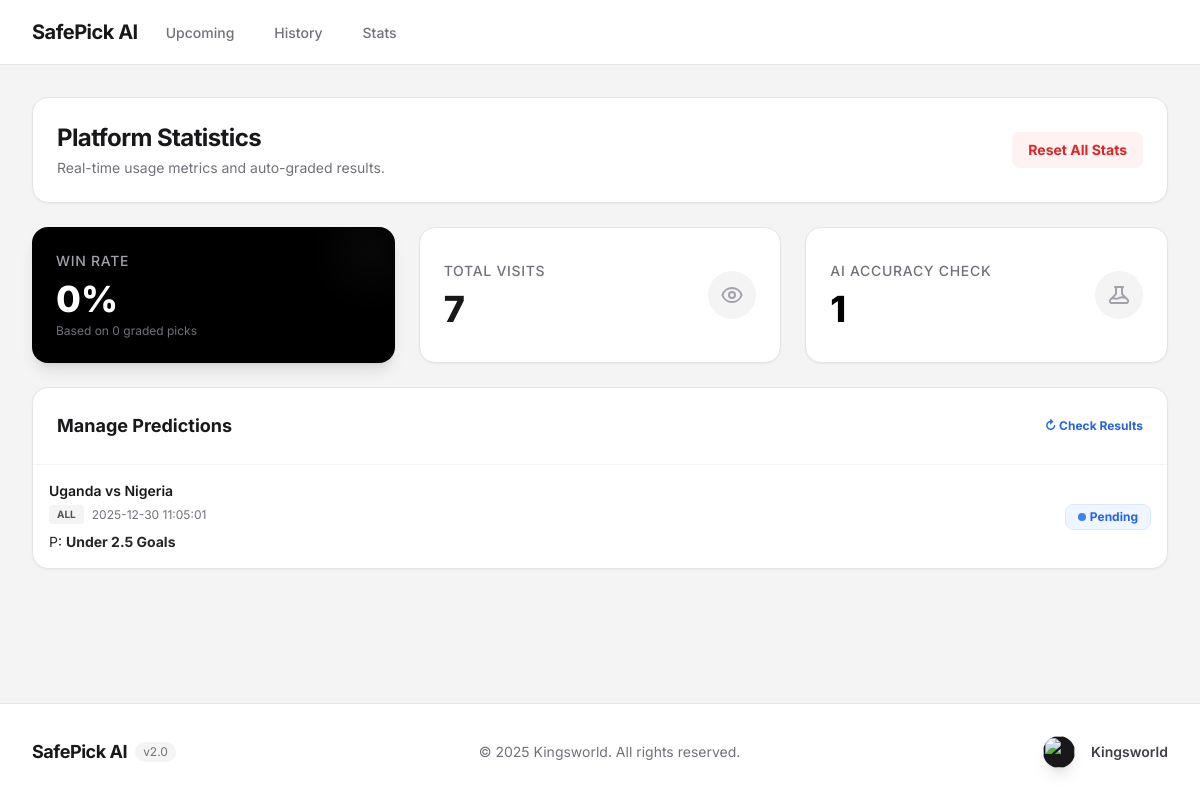
Before: /sports/stats with the older database file.
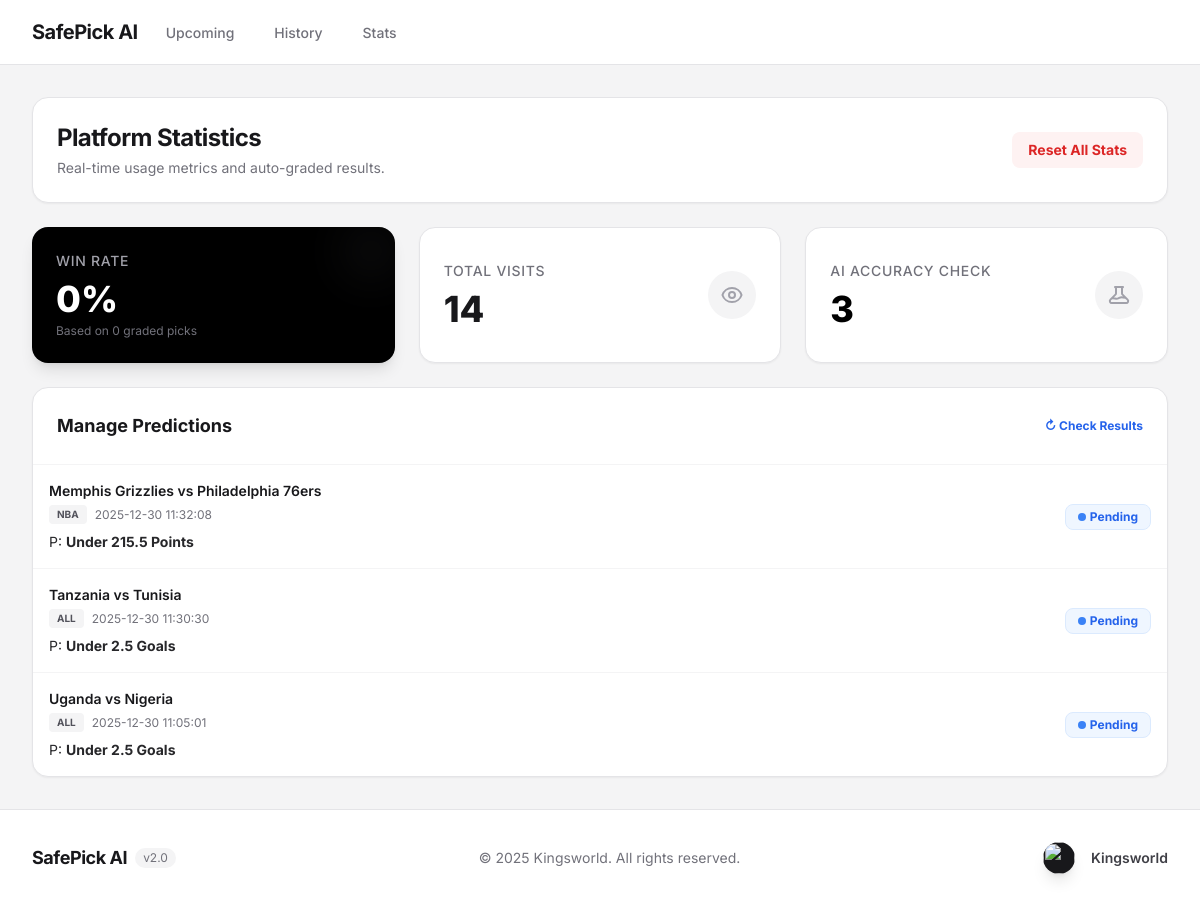
After: the same page with the newer database file.
### tables this page shows
CREATE TABLE predictions (
                id INTEGER PRIMARY KEY AUTOINCREMENT,
                match_id TEXT,
                home_team TEXT,
                away_team TEXT,
                league TEXT,
                prediction_json TEXT,
                created_at TIMESTAMP DEFAULT CURRENT_TIMESTAMP
            , result TEXT);

### routes/sports.py (the view)
@sports_bp.route('/stats')
def stats():
    stats_data = db_service.get_stats()
    recent_predictions = db_service.get_recent_predictions(limit=50)
    return render_template('stats.html', stats=stats_data, predictions=recent_predictions)

### services/database_service.py (called while the page is built)
    def _get_connection(self):
        return sqlite3.connect(self.DB_NAME)

    def get_recent_predictions(self, limit=10):
        try:
            conn = self._get_connection()
            cursor = conn.cursor()
            cursor.execute('SELECT * FROM predictions ORDER BY created_at DESC LIMIT ?', (limit,))
            columns = [col[0] for col in cursor.description]
            predictions = []
            for row in cursor.fetchall():
                pred = dict(zip(columns, row))
                if pred.get('prediction_json'):
                    try:
                        pred['prediction_data'] = json.loads(pred['prediction_json'])
                    except:
                        pred['prediction_data'] = {}
                predictions.append(pred)
            conn.close()
            return predictions
        except Exception as e:
            print(f"DB Error fetching recent predictions: {e}")
            return []

### templates/stats.html (shortened to what this page needs)
{% extends "sports_layout.html" %}
{% block content %}
<div class="space-y-6">
    <div class="bg-white p-6 rounded-2xl shadow-sm border border-zinc-200 flex justify-between items-center">
        <div>
            <h1 class="text-2xl font-bold tracking-tight text-zinc-900">Platform Statistics</h1>
            <p class="text-zinc-500 text-sm mt-1">Real-time usage metrics and auto-graded results.</p>
        </div>
        <button onclick="resetStats()"
            class="px-4 py-2 bg-red-50 text-red-600 text-sm font-bold rounded-lg hover:bg-red-100 transition-colors">
            Reset All Stats
        </button>
    </div>
    <div class="grid grid-cols-1 md:grid-cols-3 gap-6">
        <div class="bg-black text-white p-6 rounded-2xl shadow-lg relative overflow-hidden">
            <div class="absolute top-0 right-0 -mt-2 -mr-2 w-16 h-16 bg-zinc-800 rounded-full opacity-30 blur-xl"></div>
            <div>
                <p class="text-sm font-medium text-zinc-400 uppercase tracking-wider">Win Rate</p>
                <div class="mt-2 text-4xl font-extrabold">{{ stats.get('win_rate', 0) }}%</div>
                <p class="text-xs text-zinc-500 mt-1">Based on {{ stats.get('total_graded', 0) }} graded picks</p>
            </div>
        </div>
        <div class="bg-white p-6 rounded-2xl shadow-sm border border-zinc-200 flex items-center justify-between">
            <div>
                <p class="text-sm font-medium text-zinc-500 uppercase tracking-wider">Total Visits</p>
                <div class="mt-2 text-4xl font-extrabold text-zinc-900">{{ stats.get('total_visits', 0) }}</div>
            </div>
            <div class="w-12 h-12 bg-zinc-100 rounded-full flex items-center justify-center text-zinc-400">
            </div>
        </div>
        <div class="bg-white p-6 rounded-2xl shadow-sm border border-zinc-200 flex items-center justify-between">
            <div>
                <p class="text-sm font-medium text-zinc-500 uppercase tracking-wider">AI Accuracy Check</p>
                <div class="mt-2 text-4xl font-extrabold text-black">{{ stats.get('total_predictions', 0) }}</div>
            </div>
            <div class="w-12 h-12 bg-zinc-100 rounded-full flex items-center justify-center text-zinc-400">
            </div>
        </div>
    </div>
    <div class="bg-white rounded-2xl shadow-sm border border-zinc-200 overflow-hidden">
        <div class="p-6 border-b border-zinc-100 flex justify-between items-center">
            <h2 class="text-lg font-bold text-zinc-900">Manage Predictions</h2>
            <button onclick="checkResults()" class="text-xs text-blue-600 font-bold hover:underline">
                ↻ Check Results
            </button>
        </div>
        {% if predictions %}
        <div class="divide-y divide-zinc-100">
            {% for pred in predictions %}
            <div
                class="p-4 hover:bg-zinc-50 transition-colors flex flex-col sm:flex-row sm:items-center justify-between gap-4">
                <div class="flex flex-col">
                    <span class="text-sm font-semibold text-zinc-900">{{ pred.home_team }} vs {{ pred.away_team
                        }}</span>
                    <div class="flex items-center gap-2 mt-1">
                        <span class="px-2 py-0.5 bg-zinc-100 text-zinc-600 rounded text-[10px] font-bold uppercase">{{
                            pred.league }}</span>
                        <span class="text-xs text-zinc-500">{{ pred.created_at }}</span>
                    </div>
                    <div class="mt-2 text-sm text-zinc-800">
                        P: <strong>{{ pred.prediction_data.best_pick }}</strong>
                    </div>
                </div>
                <div class="flex items-center gap-2">
                    {% if pred.result == 'Win' %}
                    <span class="px-3 py-1 bg-green-100 text-green-800 text-xs font-bold rounded-lg">WON</span>
                    {% elif pred.result == 'Loss' %}
                    <span class="px-3 py-1 bg-red-100 text-red-800 text-xs font-bold rounded-lg">LOST</span>
                    {% elif pred.result == 'Void' %}
                    <span class="px-3 py-1 bg-zinc-200 text-zinc-600 text-xs font-bold rounded-lg">VOID</span>
                    {% else %}
                    <span
                        class="px-3 py-1 bg-blue-50 text-blue-600 text-xs font-bold rounded-lg border border-blue-100 flex items-center gap-1">
                        <span class="w-2 h-2 bg-blue-500 rounded-full animate-pulse"></span> Pending
                    </span>
                    {% endif %}
                </div>
            </div>
            {% endfor %}
        </div>
        {% else %}
        <div class="p-8 text-center text-zinc-500 text-sm">
            No predictions generated yet.
        </div>
        {% endif %}
    </div>
</div>
{% endblock %}

### templates/sports_layout.html (shortened to what this page needs)
<!DOCTYPE html>
<html lang="en">
<head>
    <script src="https://cdn.tailwindcss.com"></script>
</head>
<body class="min-h-screen flex flex-col">
    <nav class="bg-white border-b border-zinc-200 sticky top-0 z-40">
        <div class="max-w-7xl mx-auto px-4 sm:px-6 lg:px-8">
            <div class="flex justify-between h-16">
                <div class="flex">
                    <div class="flex-shrink-0 flex items-center">
                        <a href="/sports" class="text-xl font-bold tracking-tight">SafePick AI</a>
                    </div>
                    <div class="hidden sm:ml-6 sm:flex sm:space-x-8">
                        <a href="/sports"
                            class="border-transparent text-zinc-500 hover:border-zinc-300 hover:text-zinc-700 inline-flex items-center px-1 pt-1 border-b-2 text-sm font-medium">
                            Upcoming
                        </a>
                        <a href="/sports/history"
                            class="border-transparent text-zinc-500 hover:border-zinc-300 hover:text-zinc-700 inline-flex items-center px-1 pt-1 border-b-2 text-sm font-medium">
                            History
                        </a>
                        <a href="/sports/stats"
                            class="border-transparent text-zinc-500 hover:border-zinc-300 hover:text-zinc-700 inline-flex items-center px-1 pt-1 border-b-2 text-sm font-medium">
                            Stats
                        </a>
                    </div>
                </div>
            </div>
        </div>
    </nav>
    <main class="flex-1 max-w-7xl mx-auto px-4 sm:px-6 lg:px-8 py-8 w-full">
        {% block content %}{% endblock %}
    </main>
    <footer class="bg-white border-t border-zinc-200 mt-auto">
        <div class="max-w-7xl mx-auto py-8 px-4 sm:px-6 lg:px-8">
            <div class="flex flex-col md:flex-row justify-between items-center gap-4">
                <div class="flex items-center gap-2">
                    <span class="text-lg font-bold tracking-tight text-zinc-900">SafePick AI</span>
                    <span class="text-xs text-zinc-500 px-2 py-0.5 bg-zinc-100 rounded-full">v2.0</span>
                </div>
                <div class="text-center text-sm text-zinc-500">
                    &copy; 2025 Kingsworld. All rights reserved. <br>
                </div>
                <div class="flex items-center gap-4">
                    <img src="https://kingsaver.vercel.app/logo.png"
                        class="w-8 h-8 bg-zinc-900 rounded-full flex items-center justify-center text-white font-bold text-xs shadow-lg">
                    <a href="https://x.com/kingsleyesisi"
                        class="text-sm font-semibold text-zinc-700 hover:text-zinc-900 transition-colors">Kingsworld</a>
                </div>
            </div>
        </div>
    </footer>
</body>
</html>

### templates/sports_layout.html (style rules this page uses)
body { background-color: #f4f4f5; color: #18181b; font-family: 'Inter', sans-serif; }

Changed rows visible on the page:
added predictions: home_team "Memphis Grizzlies", away_team "Philadelphia 76ers", league "NBA", created_at "2025-12-30 11:32:08", prediction_data.best_pick "Under 215.5 Points"
added predictions: home_team "Tanzania", away_team "Tunisia", league "ALL", created_at "2025-12-30 11:30:30", prediction_data.best_pick "Under 2.5 Goals"
Other visible differences:
{{ stats.get('total_visits', 0) }}: "7" → "14"
{{ stats.get('total_predictions', 0) }}: "1" → "3"
